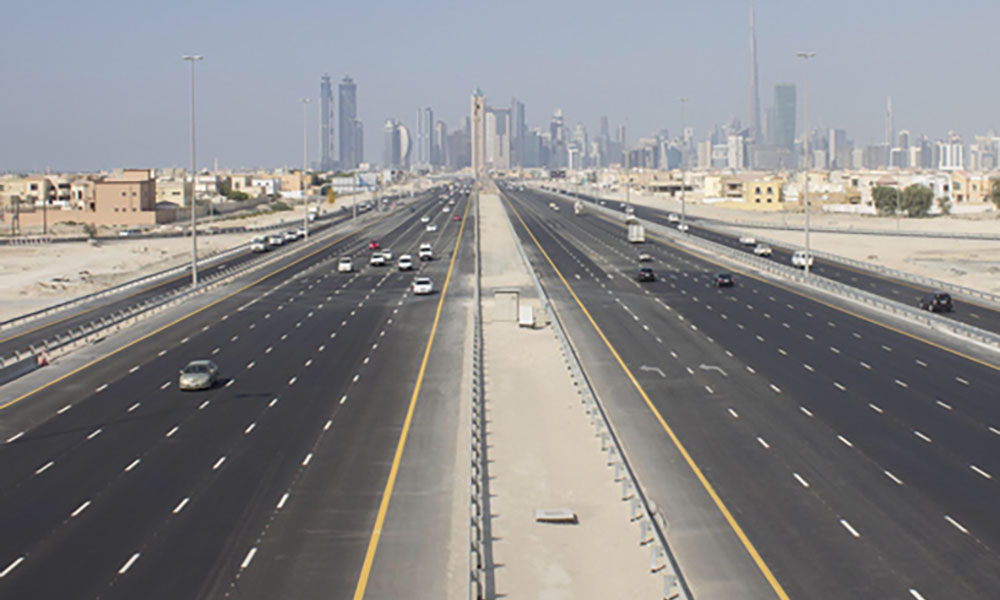
#> input picture test_image.jpg, 1000 x 600 px
$ python test_homography.py
#> lines starting #> are read from the running program, lines starting #| are printed output that depends on the picture
### homography.py
#!/usr/bin/python3

import numpy as np
import scipy.linalg as linalg

def homography(xy_src, xy_dst):
    '''
    xy_src  : Nx2 Matrix corrsponding to source points
                N is equal to the number of points
                Each row contains [x, y]

    xy_dst  : Nx2 Matrix corrsponding to destination points
                N is equal to the number of points
                Each row contains [x, y]

    returns : 3x3 homography matrix such that [ xy_dst = H * xy_src ]

    Reference: https://cseweb.ucsd.edu/classes/wi07/cse252a/homography_estimation/homography_estimation.pdf
    '''

    src = np.asarray(xy_src, dtype=np.float32)
    dst = np.asarray(xy_dst, dtype=np.float32)

    if src.shape != dst.shape:
        raise Exception('Source and Destination dimensions must be same')
    if src.shape[0] < 4:
        raise Exception('At least 4 set of points is required to compute homography')
    if src.shape[1] != 2:
        raise Exception('Each row in Source and Destination matrices should contain [x, y] points')

    n_points = src.shape[0]

    # Form matrix A
    A = np.zeros((n_points*2, 9), dtype=np.float32)
    for i in range(n_points):
        # A[i] = [-x1, -y1, -1, 0, 0, 0, x2x1, x2y1, x2]
        A[2*i] = [-1.0*src[i][0], -1.0*src[i][1], -1, 0, 0, 0, dst[i][0]*src[i][0], dst[i][0]*src[i][1], dst[i][0]]
        # A[i+1] = [0, 0, 0, -x1, -y1, -1, y2x1, y2y1, y2]
        A[2*i+1] = [0, 0, 0, -1.0*src[i][0], -1.0*src[i][1], -1, dst[i][1]*src[i][0], dst[i][1]*src[i][1], dst[i][1]]

    U, Sigma, V_transpose = linalg.svd(A)

    ## Form homography matrix
    # homography matrix corresponds to the column of V
    # corresponding to the smallest value of Sigma.
    # linalg.svd() returns Sigma in decreasing order
    # hence homography matrix will can be chosesn as
    # the last column of V or last row of V_transpose
    H = np.reshape(V_transpose[-1], (3,3))

    # Compute inverse of homography
    H_inverse = linalg.inv(H)

    return H, H_inverse

def applyHomography(xy, H):
    '''
    xy      : 1x2 Matrix corresponding to the source point in the form [x1, y1]
    H       : Homography Matrix
    returns : [x2, y2] points mapped on the destination plane corresponding
                to the source points such that { [x2, y2] = H * [x1, y1] }
    '''
    xyz = xy
    if len(xyz) == 2:
        # Add z=1
        xyz.append(1)
    else:
        raise Exception('expected input of form [x, y]')

    # convert to a column vector
    xyz_transpose = np.transpose(np.asarray(xyz, dtype=np.float32))

    # Apply homography matrix
    new_xyz = np.matmul(H, xyz_transpose)

    # Homogeneous to Cartesian conversion
    z_ = new_xyz[2]
    x = int(new_xyz[0]/z_)
    y = int(new_xyz[1]/z_)

    return [x, y]

### test_homography.py
#!/usr/bin/python3

import matplotlib.pyplot as plt
import cv2
from homography import *

img = cv2.cvtColor(cv2.imread('test_image.jpg'), cv2.COLOR_BGR2RGB)
img_shape = img.shape
#> img_shape = (600, 1000, 3)
src = [[90, 600],[332, 325],[img_shape[1]-332, 325],[img_shape[1], 600]]
dst = [[200, img_shape[0]],[200, 250],[img_shape[1]-200, 250],[img_shape[1]-200, img_shape[0]]]
H, H_inverse = homography(src,dst)

test_input = [img_shape[1]-440, 190]
#> test_input = [560, 190]

warped_img = np.zeros(img_shape, dtype=np.int32)
for row in range(img_shape[0]):
    for col in range(img_shape[1]):
        # For each destination point compute corresponding a source point
        xy_src = applyHomography([col, row], H_inverse)
        if ((xy_src[0] >= 0) and (xy_src[0] < img_shape[1])) and    \
            ((xy_src[1] >= 0) and (xy_src[1] < img_shape[0])):
            warped_img[row][col] = img[xy_src[1]][xy_src[0]]
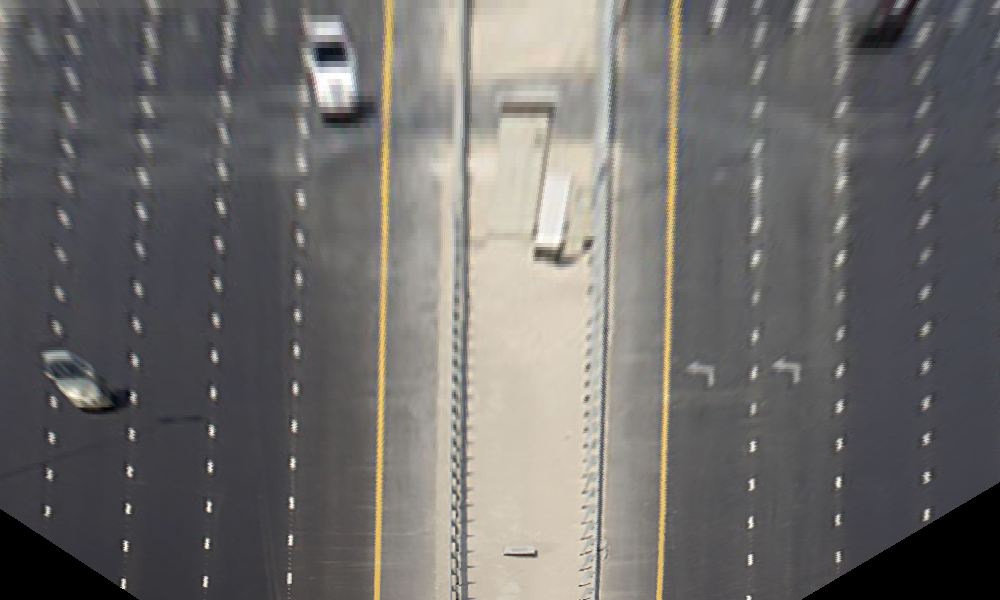
#> warped_img: shape (600, 1000, 3) int32; mean R, G, B 109.5, 107.4, 106

plt.subplot(2,1,1)
plt.imshow(img)
plt.title('Original Image')
plt.subplot(2,1,2)
plt.imshow(warped_img)
plt.title('Warped Image')
plt.show()
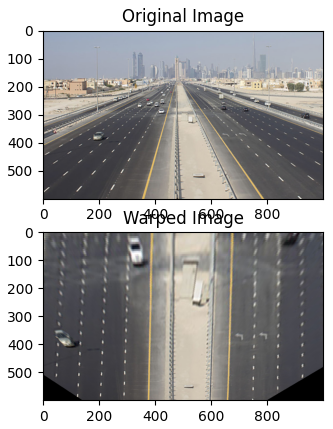
#> figure drawn by matplotlib, 2 panels
